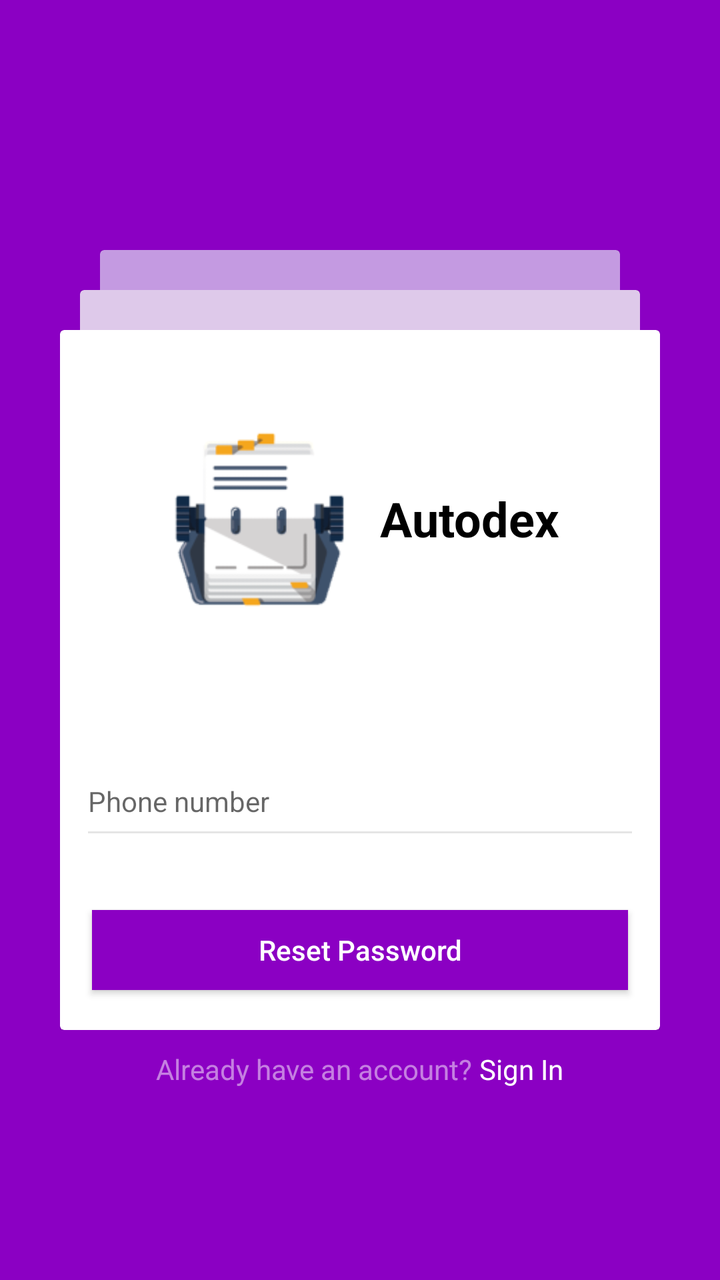
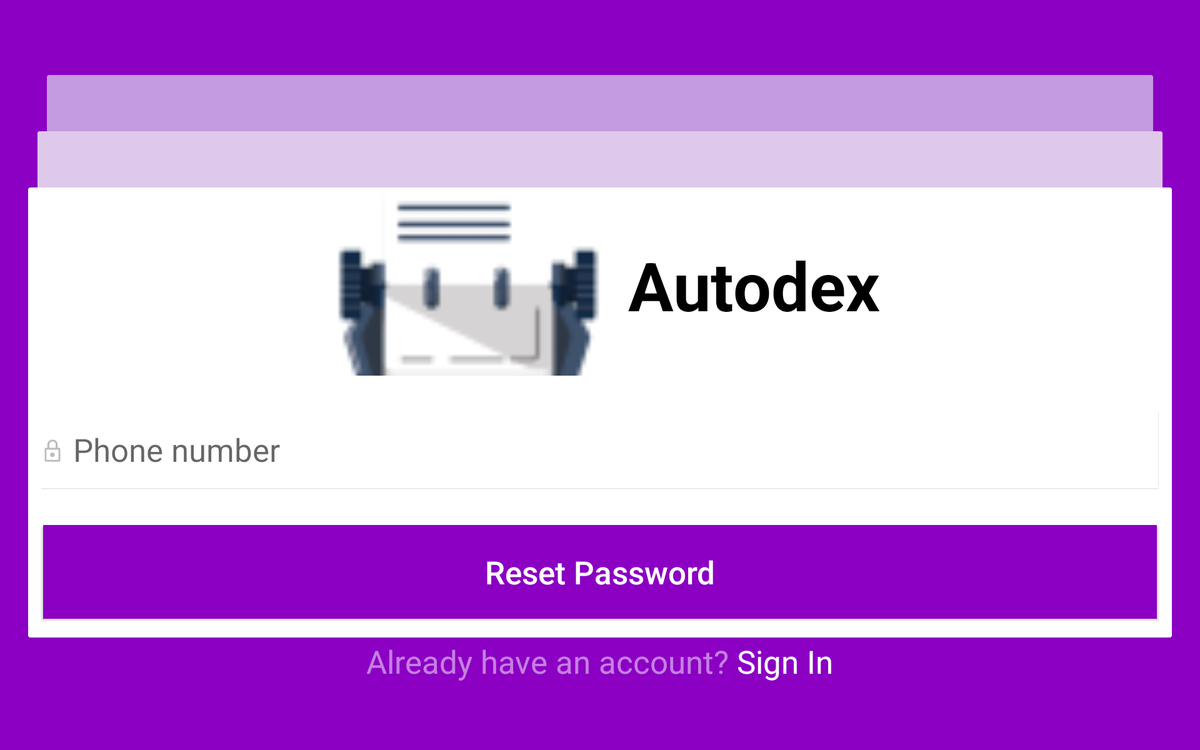

Two renders of one Android screen. The first uses the default layout on a phone; the second uses the alternative layout the repository ships for a different screen configuration, on a matching device. The two XML files are below.
<!-- AndroidManifest.xml: application theme AppTheme -->
<!-- res/layout/activity_forgotpassword.xml -->
<?xml version="1.0" encoding="utf-8"?>
<RelativeLayout xmlns:android="http://schemas.android.com/apk/res/android"
    xmlns:app="http://schemas.android.com/apk/res-auto"
    xmlns:tools="http://schemas.android.com/tools"
    android:layout_width="match_parent"
    android:layout_height="match_parent"
    android:background="@color/backgroundcolor"
    tools:context="autodex.com.autodex.MainActivity">

    <RelativeLayout
        android:layout_width="match_parent"
        android:layout_height="wrap_content"
        android:layout_centerInParent="true">


        <RelativeLayout
            android:layout_width="match_parent"
            android:layout_height="200dp"
            android:layout_marginBottom="80dp"
            android:layout_marginLeft="50dp"
            android:layout_marginRight="50dp"
            android:layout_marginTop="40dp"
            android:visibility="visible">

            <android.support.v7.widget.CardView
                android:layout_width="match_parent"
                android:layout_height="match_parent"
                android:background="@color/cardbackgroundcolor"
                app:cardBackgroundColor="@color/cardbackgroundcolor"
                app:cardCornerRadius="2dp">

            </android.support.v7.widget.CardView>

        </RelativeLayout>

        <RelativeLayout
            android:id="@+id/relativeLayout"
            android:layout_width="match_parent"
            android:layout_height="200dp"
            android:layout_marginBottom="80dp"
            android:layout_marginLeft="40dp"
            android:layout_marginRight="40dp"
            android:layout_marginTop="60dp"
            android:visibility="visible">

            <android.support.v7.widget.CardView
                android:layout_width="match_parent"
                android:layout_height="match_parent"
                android:background="@color/white"
                app:cardBackgroundColor="@color/secondcardbackgroundcolor"
                app:cardCornerRadius="2dp">


            </android.support.v7.widget.CardView>


        </RelativeLayout>

        <RelativeLayout
            android:layout_width="match_parent"
            android:layout_height="wrap_content"
            android:layout_marginBottom="40dp"
            android:layout_marginLeft="30dp"
            android:layout_marginRight="30dp"
            android:layout_marginTop="80dp"
            android:visibility="visible">

            <android.support.v7.widget.CardView
                android:layout_width="match_parent"
                android:layout_height="wrap_content"
                android:background="@color/white"
                app:cardBackgroundColor="@color/white"
                app:cardCornerRadius="2dp">

                <RelativeLayout
                    android:layout_width="match_parent"
                    android:layout_height="350dp">

                    <RelativeLayout
                        android:layout_width="match_parent"
                        android:layout_height="match_parent"
                        android:layout_above="@+id/linearLayout">

                        <LinearLayout
                            android:layout_width="match_parent"
                            android:layout_height="wrap_content"
                            android:layout_centerHorizontal="true"
                            android:layout_centerVertical="true"
                            android:layout_marginTop="15dp"
                            android:gravity="center"
                            android:orientation="horizontal">

                            <ImageView
                                android:layout_width="100dp"
                                android:layout_height="100dp"
                                android:src="@mipmap/ic_logo" />

                            <TextView
                                android:layout_width="wrap_content"
                                android:layout_height="wrap_content"
                                android:layout_marginLeft="10dp"
                                android:text="Autodex"
                                android:textColor="@color/black"
                                android:textSize="24sp"
                                android:textStyle="bold" />

                        </LinearLayout>

                    </RelativeLayout>


                    <LinearLayout
                        android:id="@+id/linearLayout"
                        android:layout_width="match_parent"
                        android:layout_height="wrap_content"
                        android:layout_above="@+id/forgotpassword"
                        android:layout_alignParentLeft="true"
                        android:layout_alignParentStart="true"
                        android:orientation="vertical"
                        android:padding="10dp">

                        <android.support.design.widget.TextInputLayout
                            android:id="@+id/phonenumbertxt"
                            android:layout_width="match_parent"
                            android:layout_height="wrap_content"
                            app:errorEnabled="true"
                            app:errorTextAppearance="@style/error">

                            <EditText
                                android:id="@+id/phonenumber"
                                style="@style/EditText.Login"
                                android:layout_width="match_parent"
                                android:layout_height="50dp"
                                android:layout_marginTop="10dp"
                                android:drawableLeft="@drawable/ic_call"
                                android:drawablePadding="10dp"
                                android:gravity="start|center_vertical"
                                android:hint="@string/phonenumber"
                                android:inputType="number"
                                android:singleLine="true"
                                android:textColor="@color/backgroundcolor"
                                android:textSize="14sp"
                                android:theme="@style/EditText.Login" />
                        </android.support.design.widget.TextInputLayout>


                    </LinearLayout>

                    <Button
                        android:id="@+id/forgotpassword"
                        android:layout_width="match_parent"
                        android:layout_height="40dp"
                        android:layout_alignParentBottom="true"
                        android:layout_alignParentLeft="true"
                        android:layout_alignParentStart="true"
                        android:layout_marginBottom="20dp"
                        android:layout_marginLeft="16dp"
                        android:layout_marginRight="16dp"
                        android:background="@color/backgroundcolor"
                        android:text="@string/forgotpassword"
                        android:textAllCaps="false"
                        android:textColor="@color/white" />
                </RelativeLayout>


            </android.support.v7.widget.CardView>


        </RelativeLayout>

        <LinearLayout
            android:layout_width="match_parent"
            android:layout_height="wrap_content"
            android:layout_alignParentLeft="true"
            android:layout_alignParentStart="true"
            android:layout_below="@+id/relativeLayout"
            android:layout_marginTop="100dp"
            android:gravity="center"
            android:orientation="horizontal">

            <TextView
                android:layout_width="wrap_content"
                android:layout_height="wrap_content"
                android:alpha=".5"
                android:text="Already have an account? "
                android:textColor="@color/white" />

            <TextView
                android:id="@+id/signin"
                android:layout_width="wrap_content"
                android:layout_height="wrap_content"
                android:text="Sign In"
                android:textColor="@color/white" />

        </LinearLayout>

    </RelativeLayout>


</RelativeLayout>
<!-- resources referenced by this layout -->
<resources>
  <color name="backgroundcolor">#8B00C3</color>
  <color name="black">#000000</color>
  <color name="cardbackgroundcolor">#C49AE1</color>
  <color name="secondcardbackgroundcolor">#DEC9EA</color>
  <color name="white">#FFFFFF</color>
  <!-- mipmap ic_logo: png bitmap (mipmap-hdpi, 3340 bytes) -->
  <string name="forgotpassword">Reset Password</string>
  <string name="phonenumber">Phone number</string>
  <style name="EditText.Login" parent="Theme.AppCompat.Light">
          
          
          <item name="colorAccent">@color/blackalpha</item>
          <item name="colorControlNormal">@color/blackalpha</item>
          <item name="colorControlActivated">@color/blackalpha</item>
          
      </style>
  <style name="error" parent="@android:style/TextAppearance">
          <item name="android:textColor">@color/red</item> 
          <item name="android:textSize">12sp</item>
      </style>
  <style name="AppTheme" parent="Theme.AppCompat.Light.NoActionBar">
          
          <item name="colorPrimary">@color/colorPrimary</item>
          <item name="colorPrimaryDark">@color/colorPrimaryDark</item>
          <item name="colorAccent">@color/colorAccent</item>
      </style>
  <color name="blackalpha">#1A000000</color>
  <color name="red">#FF0000</color>
  <color name="colorPrimary">#8B00C3</color>
  <color name="colorPrimaryDark">#70009C</color>
  <color name="colorAccent">#70009C</color>
</resources>
<!-- res/layout-xlarge/activity_forgotpassword.xml (the repository's variant of the layout above) -->
<!-- drawn on a large tablet held sideways -->
<?xml version="1.0" encoding="utf-8"?>
<RelativeLayout xmlns:android="http://schemas.android.com/apk/res/android"
    xmlns:app="http://schemas.android.com/apk/res-auto"
    xmlns:tools="http://schemas.android.com/tools"
    android:layout_width="match_parent"
    android:layout_height="match_parent"
    android:background="@color/backgroundcolor"
    tools:context="autodex.com.autodex.MainActivity">

    <RelativeLayout
        android:layout_width="match_parent"
        android:layout_height="match_parent"
        android:layout_centerInParent="true">


        <RelativeLayout
            android:layout_width="match_parent"
            android:layout_height="200dp"
            android:layout_marginBottom="80dp"
            android:layout_marginLeft="50dp"
            android:layout_marginRight="50dp"
            android:layout_marginTop="80dp"
            android:visibility="visible">

            <android.support.v7.widget.CardView
                android:layout_width="match_parent"
                android:layout_height="match_parent"
                android:background="@color/cardbackgroundcolor"
                app:cardBackgroundColor="@color/cardbackgroundcolor"
                app:cardCornerRadius="2dp">

            </android.support.v7.widget.CardView>

        </RelativeLayout>

        <RelativeLayout
            android:id="@+id/relativeLayout"
            android:layout_width="match_parent"
            android:layout_height="200dp"
            android:layout_marginBottom="80dp"
            android:layout_marginLeft="40dp"
            android:layout_marginRight="40dp"
            android:layout_marginTop="140dp"
            android:visibility="visible">

            <android.support.v7.widget.CardView
                android:layout_width="match_parent"
                android:layout_height="match_parent"
                android:background="@color/white"
                app:cardBackgroundColor="@color/secondcardbackgroundcolor"
                app:cardCornerRadius="2dp">


            </android.support.v7.widget.CardView>


        </RelativeLayout>

        <RelativeLayout
            android:id="@+id/lay"
            android:layout_width="match_parent"
            android:layout_height="match_parent"
            android:layout_marginBottom="120dp"
            android:layout_marginLeft="30dp"
            android:layout_marginRight="30dp"
            android:layout_marginTop="200dp"
            android:visibility="visible">

            <android.support.v7.widget.CardView
                android:layout_width="match_parent"
                android:layout_height="match_parent"
                android:background="@color/white"
                app:cardBackgroundColor="@color/white"
                app:cardCornerRadius="2dp">

                <RelativeLayout
                    android:layout_width="match_parent"
                    android:layout_height="match_parent">

                    <RelativeLayout
                        android:layout_width="match_parent"
                        android:layout_height="match_parent"
                        android:layout_above="@+id/linearLayout">

                        <LinearLayout
                            android:layout_width="match_parent"
                            android:layout_height="wrap_content"
                            android:layout_centerHorizontal="true"
                            android:layout_centerVertical="true"
                            android:layout_marginTop="15dp"
                            android:gravity="center"
                            android:orientation="horizontal">

                            <ImageView
                                android:layout_width="320dp"
                                android:layout_height="320dp"
                                android:src="@mipmap/ic_logo" />

                            <TextView
                                android:layout_width="wrap_content"
                                android:layout_height="wrap_content"
                                android:layout_marginLeft="10dp"
                                android:text="Autodex"
                                android:textColor="@color/black"
                                android:textSize="72sp"
                                android:textStyle="bold" />

                        </LinearLayout>

                    </RelativeLayout>


                    <LinearLayout
                        android:id="@+id/linearLayout"
                        android:layout_width="match_parent"
                        android:layout_height="wrap_content"
                        android:layout_above="@+id/forgotpassword"
                        android:layout_alignParentLeft="true"
                        android:layout_alignParentStart="true"
                        android:orientation="vertical"
                        android:padding="10dp">

                        <android.support.design.widget.TextInputLayout
                            android:id="@+id/phonenumbertxt"
                            android:layout_width="match_parent"
                            android:layout_height="wrap_content"
                            app:errorEnabled="true"
                            app:errorTextAppearance="@style/error">

                            <EditText
                                android:id="@+id/phonenumber"
                                style="@style/EditText.Login"
                                android:layout_width="match_parent"
                                android:layout_height="100dp"
                                android:layout_marginTop="10dp"
                                android:drawableLeft="@drawable/ic_lock"
                                android:drawablePadding="10dp"
                                android:gravity="start|center_vertical"
                                android:hint="@string/phonenumber"
                                android:inputType="number"
                                android:singleLine="true"
                                android:textSize="34sp"
                                android:theme="@style/EditText.Login" />
                        </android.support.design.widget.TextInputLayout>


                    </LinearLayout>

                    <Button
                        android:id="@+id/forgotpassword"
                        android:layout_width="match_parent"
                        android:layout_height="100dp"
                        android:layout_alignParentBottom="true"
                        android:layout_alignParentLeft="true"
                        android:layout_alignParentStart="true"
                        android:layout_marginBottom="20dp"
                        android:layout_marginLeft="16dp"
                        android:layout_marginRight="16dp"
                        android:background="@color/backgroundcolor"
                        android:text="@string/forgotpassword"
                        android:textAllCaps="false"
                        android:textColor="@color/white"
                        android:textSize="34sp" />


                </RelativeLayout>


            </android.support.v7.widget.CardView>


        </RelativeLayout>

        <LinearLayout
            android:layout_width="match_parent"
            android:layout_height="wrap_content"
            android:layout_alignParentBottom="true"
            android:layout_marginBottom="72dp"
            android:layout_marginLeft="30dp"
            android:layout_marginRight="30dp"
            android:gravity="center"
            android:orientation="horizontal">

            <TextView
                android:layout_width="wrap_content"
                android:layout_height="wrap_content"
                android:alpha=".5"
                android:text="Already have an account? "
                android:textColor="@color/white"
                android:textSize="34sp" />

            <TextView
                android:id="@+id/signin"
                android:layout_width="wrap_content"
                android:layout_height="wrap_content"
                android:text="Sign In"
                android:textColor="@color/white"
                android:textSize="34sp" />

        </LinearLayout>

    </RelativeLayout>


</RelativeLayout>
<!-- resources referenced by the variant -->
<!-- as a large tablet held sideways resolves them -->
<resources>
  <color name="backgroundcolor">#8B00C3</color>
  <color name="black">#000000</color>
  <color name="cardbackgroundcolor">#C49AE1</color>
  <color name="secondcardbackgroundcolor">#DEC9EA</color>
  <color name="white">#FFFFFF</color>
  <!-- drawable ic_lock (drawable) -->
  <vector android:alpha="0.26" android:height="24dp"
      android:viewportHeight="512.0" android:viewportWidth="512.0"
      android:width="24dp" xmlns:android="http://schemas.android.com/apk/res/android">
      <path android:fillColor="#FF000000" android:pathData="M253.7,299.9c27.9,0 50.6,22.6 50.6,50.6c0,27.9 -22.6,50.6 -50.6,50.6c-27.9,0 -50.6,-22.6 -50.6,-50.6C203.1,322.6 225.8,299.9 253.7,299.9z"/>
      <path android:fillColor="#FF000000" android:pathData="M405.8,191.9h-34.3h-47.1H188.8h-47.1h-35.4c-14.7,0 -26.6,11.9 -26.6,26.6v261.7c0,14.7 11.9,26.6 26.6,26.6h299.6c14.7,0 26.6,-11.9 26.6,-26.6V218.5C432.4,203.8 420.5,191.9 405.8,191.9zM389.9,465.4H117.5V235.6h272.4V465.4z"/>
      <path android:fillColor="#FF000000" android:pathData="M253.7,401.1c27.9,0 50.6,-22.6 50.6,-50.6c0,-27.9 -22.6,-50.6 -50.6,-50.6c-27.9,0 -50.6,22.6 -50.6,50.6C203.1,378.4 225.8,401.1 253.7,401.1z"/>
      <path android:fillColor="#FF000000" android:pathData="M372.5,115.7c0,-61 -52.1,-110.5 -116.5,-110.5c-64.3,0 -116.5,49.5 -116.5,110.5h0v94.4h43.9v-94.4h0c0,-38 32.5,-68.9 72.6,-68.9s72.6,30.8 72.6,68.9h0v94.4h43.9L372.5,115.7L372.5,115.7z"/>
  </vector>
  <!-- mipmap ic_logo: png bitmap (mipmap-hdpi, 3340 bytes) -->
  <string name="forgotpassword">Reset Password</string>
  <string name="phonenumber">Phone number</string>
  <style name="EditText.Login" parent="Theme.AppCompat.Light">
          
          
          <item name="colorAccent">@color/blackalpha</item>
          <item name="colorControlNormal">@color/blackalpha</item>
          <item name="colorControlActivated">@color/blackalpha</item>
          
      </style>
  <style name="error" parent="@android:style/TextAppearance">
          <item name="android:textColor">@color/red</item> 
          <item name="android:textSize">12sp</item>
      </style>
  <style name="AppTheme" parent="Theme.AppCompat.Light.NoActionBar">
          
          <item name="colorPrimary">@color/colorPrimary</item>
          <item name="colorPrimaryDark">@color/colorPrimaryDark</item>
          <item name="colorAccent">@color/colorAccent</item>
      </style>
  <color name="blackalpha">#1A000000</color>
  <color name="red">#FF0000</color>
  <color name="colorPrimary">#8B00C3</color>
  <color name="colorPrimaryDark">#70009C</color>
  <color name="colorAccent">#70009C</color>
</resources>
